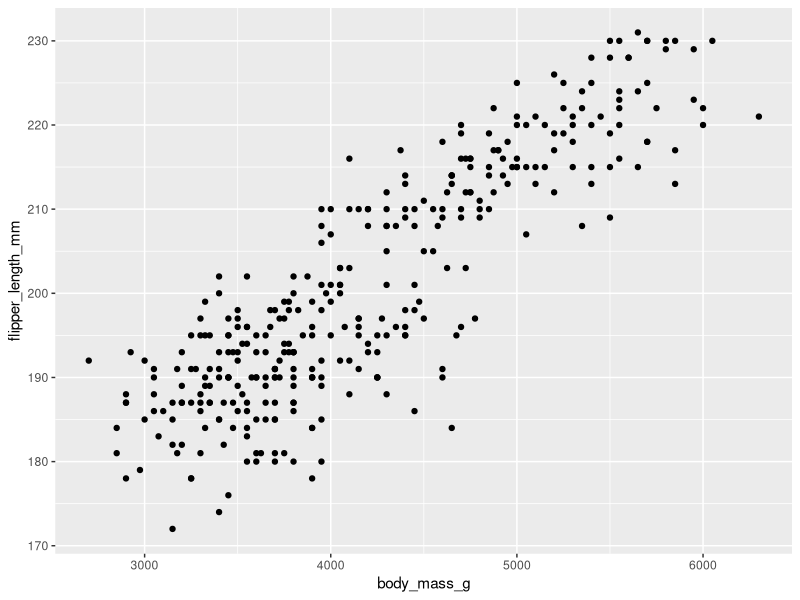
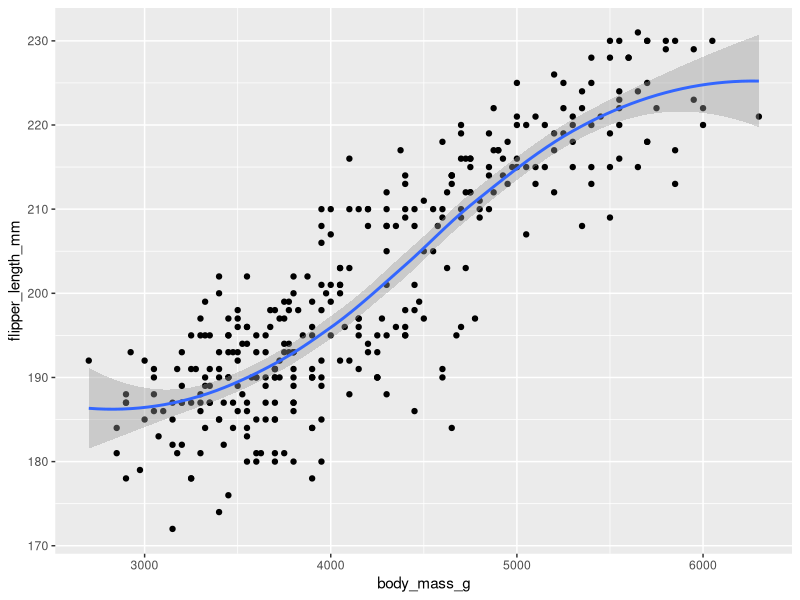
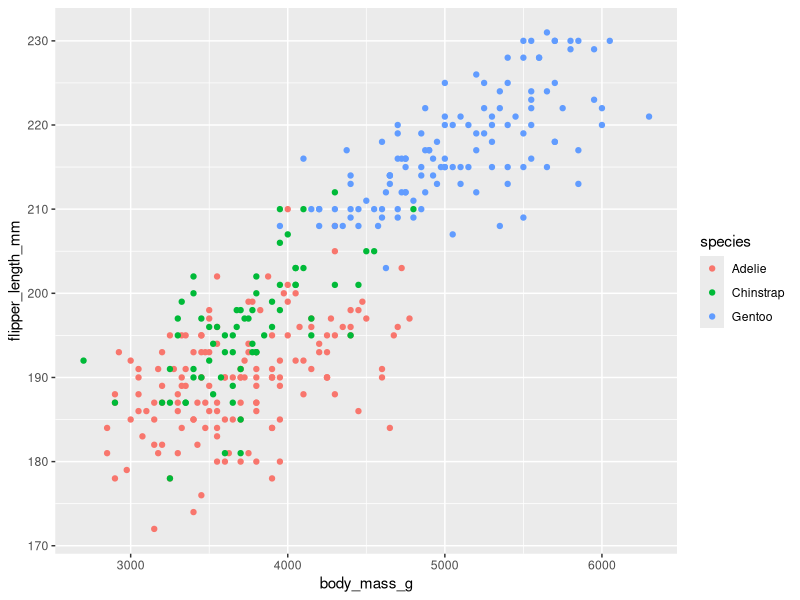
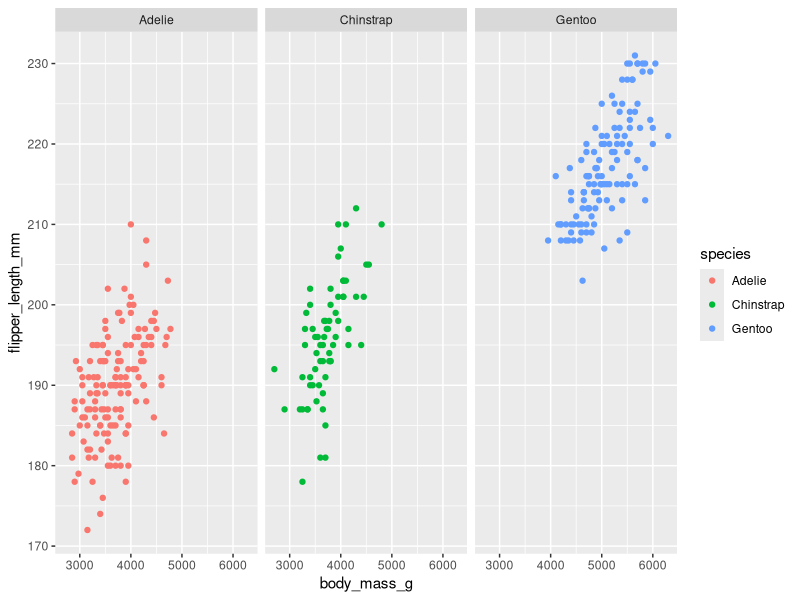

The R script that drew these images, in order:
## ---- chunk 1
knitr::opts_chunk$set(echo = TRUE)
## ---- chunk 2
library(tidyverse)
library(palmerpenguins)
## ---- chunk 3
str(penguins)
head(penguins)
## ---- chunk 4
flipperlength_summary <- penguins %>%
  group_by(species) %>%
  drop_na() %>%
  summarize(max(flipper_length_mm), min(flipper_length_mm), mean(flipper_length_mm)) %>%
  rename('max' = 'max(flipper_length_mm)', 'min' = 'min(flipper_length_mm)', 'avg' = 'mean(flipper_length_mm)')
flipperlength_summary
## ---- chunk 5
bodymass_summary <- penguins %>%
  group_by(species) %>%
  drop_na() %>%
  summarize(max(body_mass_g), min(body_mass_g), mean(body_mass_g)) %>%
  rename('max' = 'max(body_mass_g)', 'min' = 'min(body_mass_g)', 'avg' = 'mean(body_mass_g)')
flipperlength_summary
## ---- chunk 6
ggplot(data = penguins) + geom_point(mapping = aes(x = body_mass_g, y = flipper_length_mm))
## ---- chunk 7
ggplot(data = penguins) + geom_point(mapping = aes(x = body_mass_g, y = flipper_length_mm)) + geom_smooth(mapping = aes(x = body_mass_g, y = flipper_length_mm))
## ---- chunk 8
ggplot(data = penguins) + geom_point(mapping = aes(x = body_mass_g, y = flipper_length_mm, color = species))
## ---- chunk 9
ggplot(data = penguins) + geom_point(mapping = aes(x = body_mass_g, y = flipper_length_mm, color = species)) + facet_wrap(~species)
